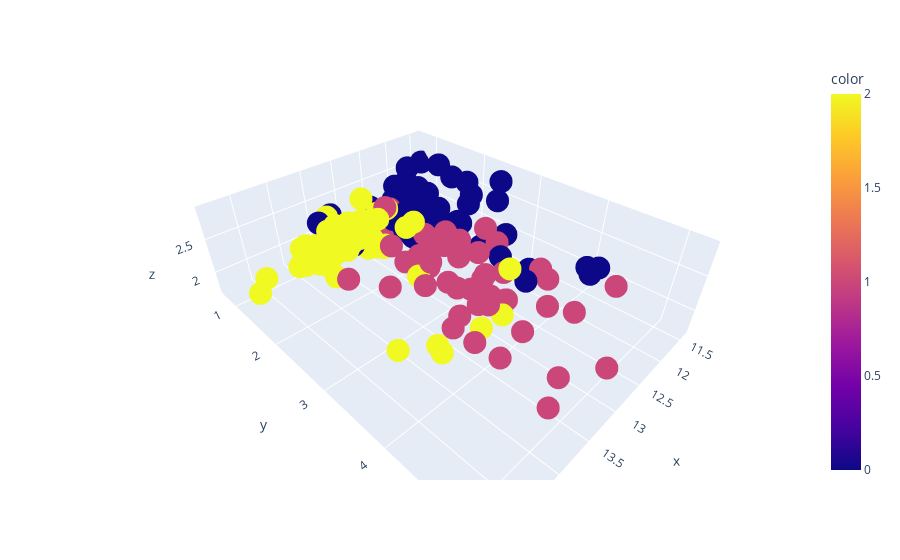

The cell this chart's notebook holds for it:
### Code cell
# plot first 3 columns of the Wine data, to see how the clustering work
fig = px.scatter_3d(x=wine.iloc[:,0], y= wine.iloc[:,1], z = wine.iloc[:,2], color=wine['labels_kmeans0'])

fig.show()

### Figure 1 — Plotly figure (JSON) as saved in the notebook; plotly's stock layout.template omitted (floating-point values rounded to 4 significant figures; data arrays with more than 128 entries replaced by an {"elided": "..."} marker saying what was removed)
{"data": [{"hovertemplate": "x=%{x}<br>y=%{y}<br>z=%{z}<br>color=%{marker.color}<extra></extra>", "legendgroup": "", "marker": {"color": {"elided": "161 int values"}, "coloraxis": "coloraxis", "symbol": "circle"}, "mode": "markers", "name": "", "scene": "scene", "showlegend": false, "type": "scatter3d", "x": {"elided": "161 float values"}, "y": {"elided": "161 float values"}, "z": {"elided": "161 float values"}}], "layout": {"coloraxis": {"colorbar": {"title": {"text": "color"}}, "colorscale": [[0, "#0d0887"], [0.1111, "#46039f"], [0.2222, "#7201a8"], [0.3333, "#9c179e"], [0.4444, "#bd3786"], [0.5556, "#d8576b"], [0.6667, "#ed7953"], [0.7778, "#fb9f3a"], [0.8889, "#fdca26"], [1, "#f0f921"]]}, "legend": {"tracegroupgap": 0}, "margin": {"t": 60}, "scene": {"domain": {"x": [0, 1], "y": [0, 1]}, "xaxis": {"title": {"text": "x"}}, "yaxis": {"title": {"text": "y"}}, "zaxis": {"title": {"text": "z"}}}}}
